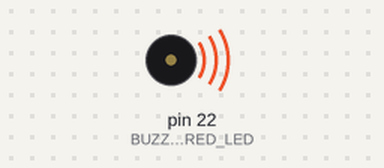
A sketch run on a simulated Arduino Mega 2560, built with avr-gcc and run on an emulated ATmega2560. Shown: buzzer (waves = sounding).

Above: at 0.01 s.
At 1.9 s:
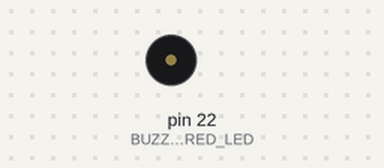
Timing chart, 0 to 3.4 s (numbered marks = the images above):
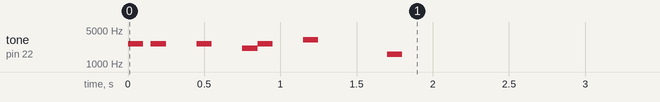

The sketch:

buzzer.ino
```cpp
#define BUZZER_RED_LED  22

void setup() {
  //TEST BUZZER

  tone(BUZZER_RED_LED,2637,100);
  delay(150);
  tone(BUZZER_RED_LED,2637,100);
  delay(300);
  tone(BUZZER_RED_LED,2637,100);
  delay(300);
  tone(BUZZER_RED_LED,2093,100);
  delay(100);
  tone(BUZZER_RED_LED,2637,100);
  delay(300);
  tone(BUZZER_RED_LED,3136,100);
  delay(550);
  tone(BUZZER_RED_LED,1568,100);
  delay(575);
  //END TEST BUZZER

}

void loop() {
  // put your main code here, to run repeatedly:

}
```
